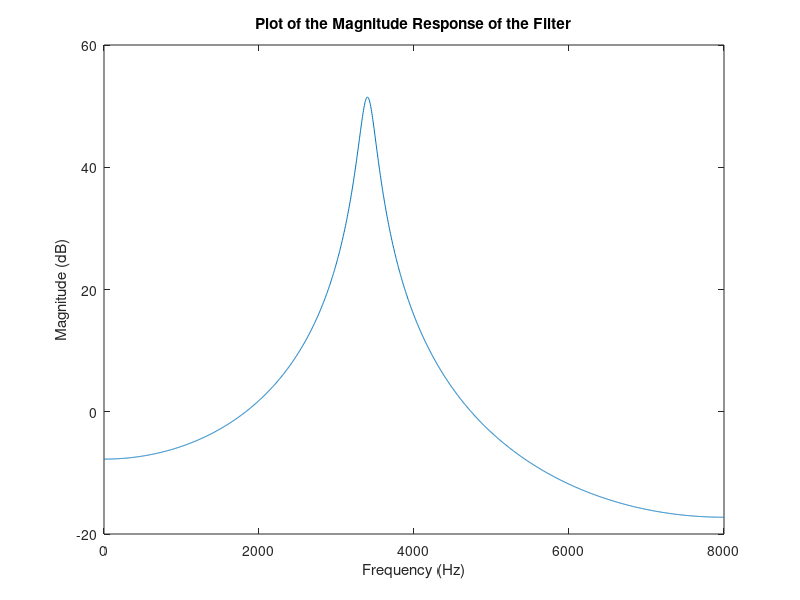
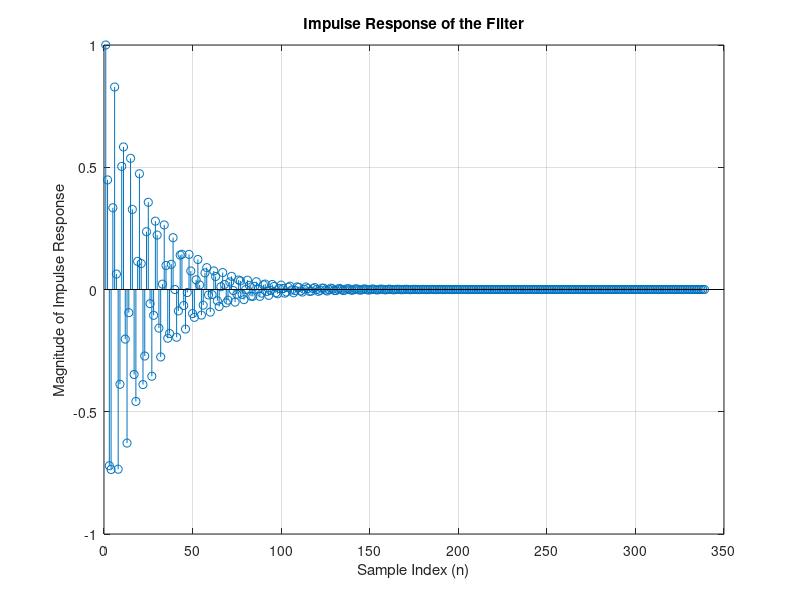

Recreate these plots in MATLAB, in order.
%%%%%%%%%%%%%%%%%%%%%%%%%%%%%%%%%%%%%%%%%%%%%%%%%%%%%%%%%%%%%%%%%%%%%
%
% exercise_2.m
%
% Exercise 2 as part of Assignment 1 for EE445.
% Luke Canny 19339166 25/10/2022
%
%%%%%%%%%%%%%%%%%%%%%%%%%%%%%%%%%%%%%%%%%%%%%%%%%%%%%%%%%%%%%%%%%%%%%

% Declaring inital constants
poleFrequency = 3400;
poleRadius = 0.96;
fs = 16000;
n = 2048;

% Calculating theta (pole frequency is same as centre frequency)
theta = poleFrequency*(2*pi)/fs;

% a1 = -2rcos(theta)
% a2 = r^2
% a0 = 1

% Declaring denominator and numerator variables
a = [1 -2*poleRadius*cos(theta) poleRadius^2];
b = 1;

% Applying freqz function
[h, f] = freqz(b,a,n,fs);

% Converting frequency response vector to decibels (h is complex)
hDB = 20*log(abs(h));

% Plotting data
plot(f, hDB);
title("Plot of the Magnitude Response of the Filter")
xlabel("Frequency (Hz)");
ylabel("Magnitude (dB)");

figure;
h1 = impz(b,a);

% stem(n1,h1,'linewidth',2);
stem(h1);
grid on;
xlabel('Sample Index (n)');
ylabel('Magnitude of Impulse Response');
title('Impulse Response of the Filter');
